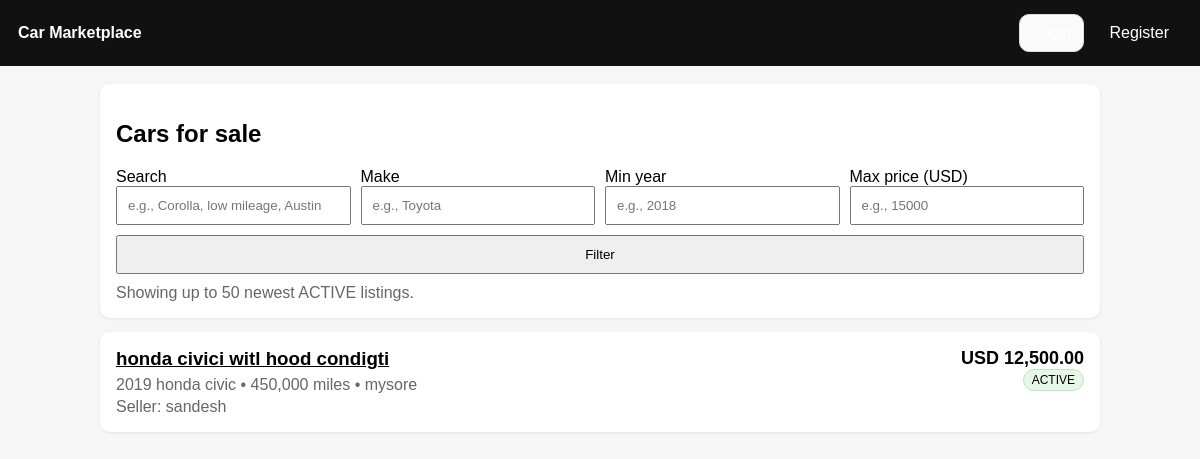
The page / on the database its author committed.
### tables this page shows
CREATE TABLE listings (
            id INTEGER PRIMARY KEY AUTOINCREMENT,
            user_id INTEGER NOT NULL,
            title TEXT NOT NULL,
            make TEXT NOT NULL,
            model TEXT NOT NULL,
            year INTEGER NOT NULL,
            mileage INTEGER NOT NULL,
            price_cents INTEGER NOT NULL,
            currency TEXT NOT NULL DEFAULT 'USD',
            location TEXT NOT NULL,
            description TEXT NOT NULL,
            status TEXT NOT NULL DEFAULT 'ACTIVE',  -- ACTIVE or SOLD
            created_at TEXT NOT NULL,
            updated_at TEXT NOT NULL,
            FOREIGN KEY (user_id) REFERENCES users(id) ON DELETE CASCADE
        );

CREATE TABLE users (
            id INTEGER PRIMARY KEY AUTOINCREMENT,
            name TEXT NOT NULL,
            email TEXT NOT NULL UNIQUE,
            password_hash TEXT NOT NULL,
            created_at TEXT NOT NULL
        );

### app.py (the view, shortened to what this page needs)
@app.get("/")
def index():
    db = get_db()
    q = (request.args.get("q") or "").strip()
    make = (request.args.get("make") or "").strip()
    min_year = (request.args.get("min_year") or "").strip()
    max_price = (request.args.get("max_price") or "").strip()
    where = ["l.status = 'ACTIVE'"]
    params = []
    if q:
        where.append("(l.title LIKE ? OR l.description LIKE ? OR l.model LIKE ? OR l.make LIKE ? OR l.location LIKE ?)")
        like = f"%{q}%"
        params += [like, like, like, like, like]
    if make:
        where.append("l.make LIKE ?")
        params.append(f"%{make}%")
    sql = f"""
        SELECT l.*, u.name AS seller_name
        FROM listings l
        JOIN users u ON u.id = l.user_id
        WHERE {' AND '.join(where)}
        ORDER BY l.created_at DESC
        LIMIT 50;
    """
    listings = db.execute(sql, params).fetchall()
    return render_template("index.html", listings=listings, q=q, make=make, min_year=min_year, max_price=max_price)

### app.py (called while the page is built)
def get_db() -> sqlite3.Connection:
    if "db" not in g:
        conn = sqlite3.connect(DB_PATH)
        conn.row_factory = sqlite3.Row
        conn.execute("PRAGMA foreign_keys = ON;")
        g.db = conn
    return g.db

@app.before_request
def _ensure_db():
    init_db()

def current_user():
    uid = session.get("user_id")
    if not uid:
        return None
    db = get_db()
    return db.execute("SELECT id, name, email FROM users WHERE id = ?", (uid,)).fetchone()

@app.context_processor
def inject_user():
    return {"current_user": current_user()}

def money_display(price_cents: int, currency: str = "USD") -> str:
    return f"{currency} {price_cents/100:,.2f}"

@app.template_filter("money")
def _money_filter(price_cents):
    return money_display(int(price_cents))

### templates/index.html
{% extends "base.html" %}
{% block content %}
  <div class="card">
    <h2>Cars for sale</h2>
    <form method="get" action="{{ url_for('index') }}">
      <div class="row">
        <div>
          <label>Search</label>
          <input name="q" value="{{ q }}" placeholder="e.g., Corolla, low mileage, Austin" />
        </div>
        <div>
          <label>Make</label>
          <input name="make" value="{{ make }}" placeholder="e.g., Toyota" />
        </div>
        <div>
          <label>Min year</label>
          <input name="min_year" value="{{ min_year }}" placeholder="e.g., 2018" />
        </div>
        <div>
          <label>Max price (USD)</label>
          <input name="max_price" value="{{ max_price }}" placeholder="e.g., 15000" />
        </div>
      </div>
      <div style="margin-top:10px;">
        <button type="submit">Filter</button>
      </div>
      <p class="muted" style="margin:10px 0 0 0;">Showing up to 50 newest ACTIVE listings.</p>
    </form>
  </div>
  {% for l in listings %}
    <div class="card">
      <div style="display:flex; justify-content:space-between; gap:12px; flex-wrap:wrap;">
        <div>
          <h3 style="margin:0 0 6px 0;">
            <a href="{{ url_for('listing_detail', listing_id=l['id']) }}">{{ l["title"] }}</a>
          </h3>
          <div class="muted">
            {{ l["year"] }} {{ l["make"] }} {{ l["model"] }} • {{ "{:,}".format(l["mileage"]) }} miles • {{ l["location"] }}
          </div>
          <div class="muted" style="margin-top:4px;">Seller: {{ l["seller_name"] }}</div>
        </div>
        <div style="text-align:right; min-width:160px;">
          <div style="font-size:18px; font-weight:bold;">{{ l["price_cents"] | money }}</div>
          <div class="badge active">ACTIVE</div>
        </div>
      </div>
    </div>
  {% else %}
    <div class="card">No listings match your filters.</div>
  {% endfor %}
{% endblock %}

### templates/base.html (style rules this page uses)
body { font-family: Arial, sans-serif; margin: 0; background: #f6f6f6; }
a { color: inherit; }
.card { background:#fff; padding:16px; border-radius:10px; box-shadow:0 1px 3px rgba(0,0,0,.08); margin-bottom:14px; }
.row { display:flex; gap: 10px; flex-wrap:wrap; }
.row > * { flex: 1 1 180px; }
input, textarea, button { width:100%; padding:10px; box-sizing:border-box; }
button { cursor:pointer; }
.muted { color:#666; }
.badge { display:inline-block; padding:3px 8px; border-radius:999px; font-size:12px; background:#eee; }
.badge.active { background:#e6f7ea; border:1px solid #bfe7bf; }

### rows shown on the page
listings: title "honda civici witl hood condigti", year "2019", make "honda", model "civic", mileage "450,000", location "mysore", seller_name "sandesh", price_cents "USD 12,500.00"
